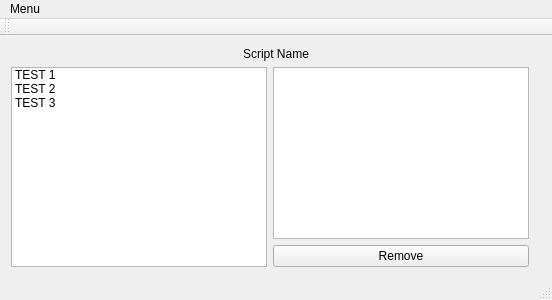
<?xml version="1.0" encoding="UTF-8"?>
<ui version="4.0">
 <class>ScriptBuilderMainWindow</class>
 <widget class="QMainWindow" name="ScriptBuilderMainWindow">
  <property name="geometry">
   <rect>
    <x>0</x>
    <y>0</y>
    <width>552</width>
    <height>300</height>
   </rect>
  </property>
  <property name="windowTitle">
   <string>ScriptBuilderMainWindow</string>
  </property>
  <widget class="QWidget" name="centralWidget">
   <layout class="QGridLayout" name="gridLayout">
    <item row="1" column="1">
     <widget class="QListWidget" name="listWidgetScriptBuilder">
      <property name="dragDropMode">
       <enum>QAbstractItemView::DragDrop</enum>
      </property>
      <property name="defaultDropAction">
       <enum>Qt::MoveAction</enum>
      </property>
      <property name="movement">
       <enum>QListView::Snap</enum>
      </property>
      <property name="spacing">
       <number>3</number>
      </property>
     </widget>
    </item>
    <item row="0" column="0" colspan="3">
     <widget class="QLabel" name="lblScriptName">
      <property name="text">
       <string>Script Name</string>
      </property>
      <property name="alignment">
       <set>Qt::AlignCenter</set>
      </property>
     </widget>
    </item>
    <item row="2" column="1">
     <widget class="QPushButton" name="btnRemove">
      <property name="text">
       <string>Remove</string>
      </property>
     </widget>
    </item>
    <item row="1" column="0" rowspan="2">
     <widget class="QListWidget" name="listWidgetBlockOptions">
      <property name="dragDropOverwriteMode">
       <bool>true</bool>
      </property>
      <property name="dragDropMode">
       <enum>QAbstractItemView::DragDrop</enum>
      </property>
      <property name="iconSize">
       <size>
        <width>0</width>
        <height>0</height>
       </size>
      </property>
      <property name="movement">
       <enum>QListView::Snap</enum>
      </property>
      <property name="flow">
       <enum>QListView::TopToBottom</enum>
      </property>
      <property name="spacing">
       <number>3</number>
      </property>
      <property name="viewMode">
       <enum>QListView::ListMode</enum>
      </property>
      <property name="selectionRectVisible">
       <bool>true</bool>
      </property>
      <item>
       <property name="text">
        <string>TEST 1</string>
       </property>
      </item>
      <item>
       <property name="text">
        <string>TEST 2</string>
       </property>
      </item>
      <item>
       <property name="text">
        <string>TEST 3</string>
       </property>
      </item>
     </widget>
    </item>
    <item row="1" column="2" rowspan="2">
     <widget class="QStackedWidget" name="stackedWidget">
      <property name="sizePolicy">
       <sizepolicy hsizetype="MinimumExpanding" vsizetype="MinimumExpanding">
        <horstretch>0</horstretch>
        <verstretch>0</verstretch>
       </sizepolicy>
      </property>
      <widget class="QWidget" name="page0">
       <property name="sizePolicy">
        <sizepolicy hsizetype="Minimum" vsizetype="Preferred">
         <horstretch>0</horstretch>
         <verstretch>0</verstretch>
        </sizepolicy>
       </property>
      </widget>
      <widget class="Test1Properties_UI" name="page1"/>
      <widget class="Test2Properties_UI" name="page2"/>
      <widget class="Test3Properties_UI" name="page3"/>
     </widget>
    </item>
   </layout>
  </widget>
  <widget class="QMenuBar" name="menuBar">
   <property name="geometry">
    <rect>
     <x>0</x>
     <y>0</y>
     <width>552</width>
     <height>25</height>
    </rect>
   </property>
   <widget class="QMenu" name="menuScript_Builder">
    <property name="title">
     <string>Menu</string>
    </property>
    <addaction name="actionOpen"/>
    <addaction name="actionSave"/>
    <addaction name="actionRun"/>
   </widget>
   <addaction name="menuScript_Builder"/>
  </widget>
  <widget class="QToolBar" name="mainToolBar">
   <attribute name="toolBarArea">
    <enum>TopToolBarArea</enum>
   </attribute>
   <attribute name="toolBarBreak">
    <bool>false</bool>
   </attribute>
  </widget>
  <widget class="QStatusBar" name="statusBar"/>
  <action name="actionOpen">
   <property name="text">
    <string>Open</string>
   </property>
  </action>
  <action name="actionSave">
   <property name="text">
    <string>Save</string>
   </property>
  </action>
  <action name="actionRun">
   <property name="text">
    <string>Run</string>
   </property>
  </action>
 </widget>
 <layoutdefault spacing="6" margin="11"/>
 <customwidgets>
  <customwidget>
   <class>Test1Properties_UI</class>
   <extends>QWidget</extends>
   <header>Test1Properties_UI.h</header>
   <container>1</container>
  </customwidget>
  <customwidget>
   <class>Test2Properties_UI</class>
   <extends>QWidget</extends>
   <header>Test2Properties_UI.h</header>
   <container>1</container>
  </customwidget>
  <customwidget>
   <class>Test3Properties_UI</class>
   <extends>QWidget</extends>
   <header>Test3Properties_UI.h</header>
   <container>1</container>
  </customwidget>
 </customwidgets>
 <resources/>
 <connections/>
</ui>
